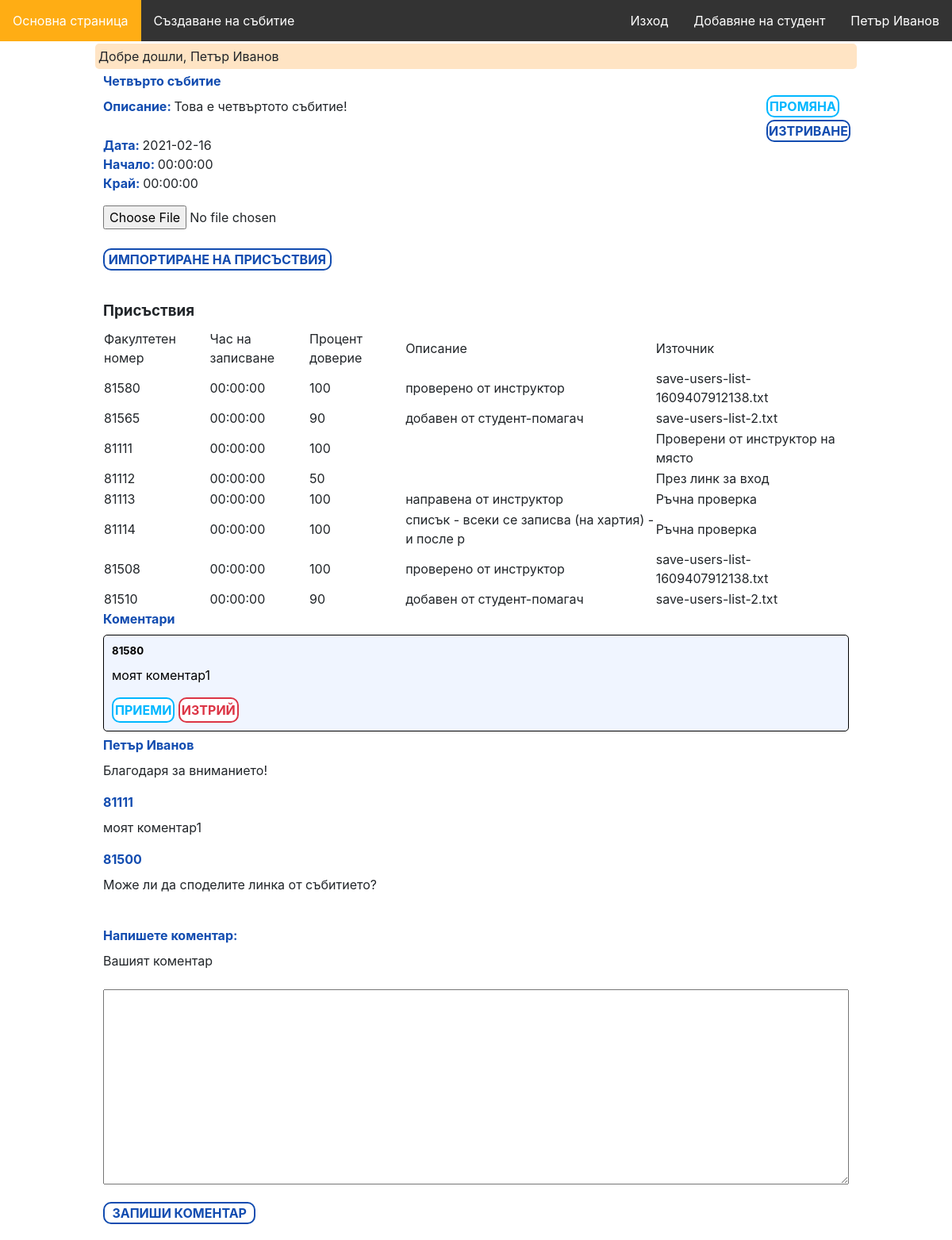
/event/7 (signed in), run on an earlier commit of the app's database.
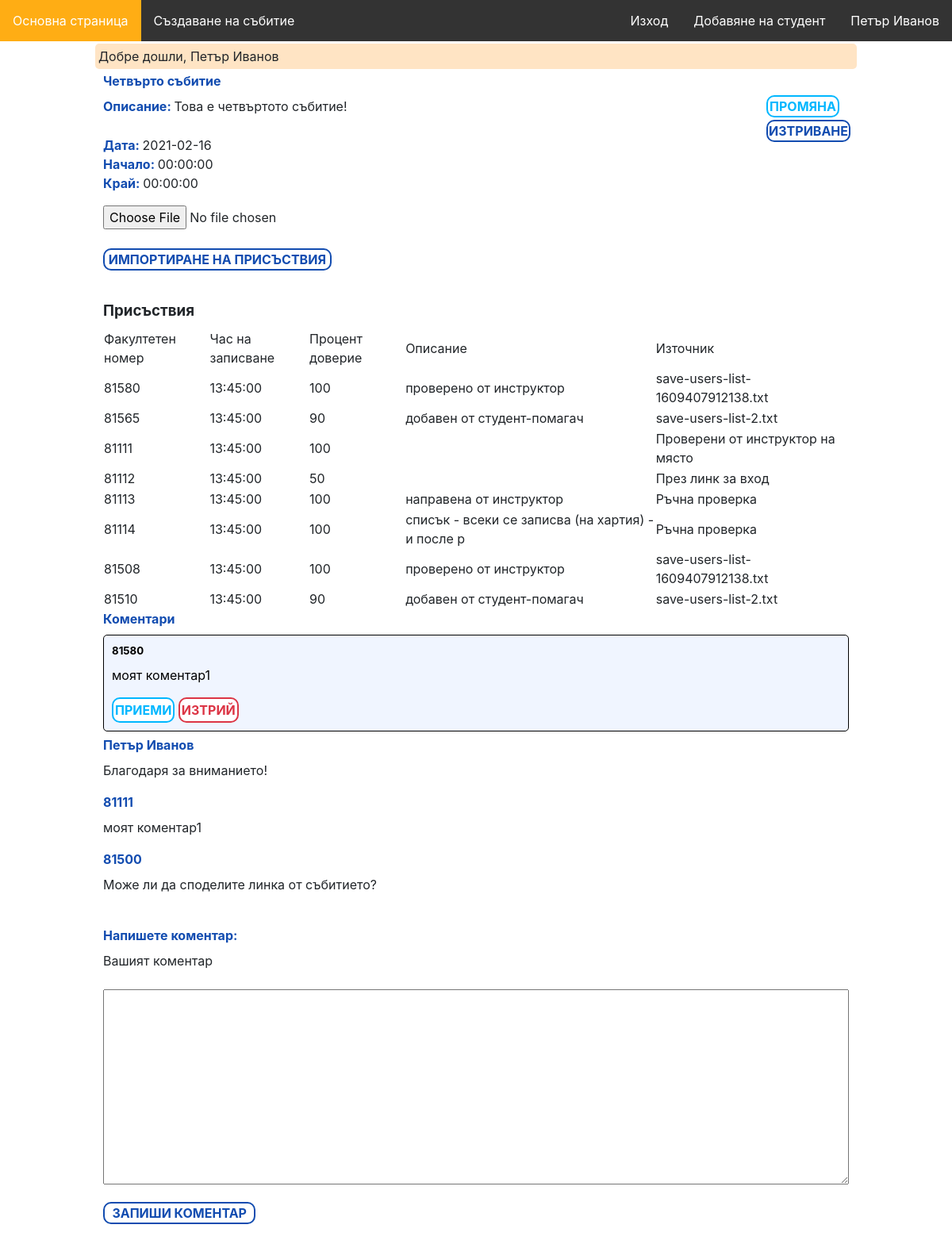
And on a later commit of the database.
### tables this page shows
CREATE TABLE `events` (
  `id` int(10) UNSIGNED NOT NULL,
  `name` varchar(50) NOT NULL,
  `description` text DEFAULT NULL,
  `date` date NOT NULL,
  `start` time DEFAULT NULL,
  `end` time DEFAULT NULL,
  `teacher_id` int(10) UNSIGNED NOT NULL
);

CREATE TABLE `attendance` (
  `id` int(10) UNSIGNED NOT NULL,
  `faculty_number` mediumint(8) UNSIGNED NOT NULL,
  `logged_at` time DEFAULT NULL,
  `event_id` int(10) UNSIGNED NOT NULL,
  `thrust` tinyint(3) UNSIGNED DEFAULT NULL,
  `check_description` varchar(50) DEFAULT NULL,
  `enroll_source` varchar(50) DEFAULT NULL
);

CREATE TABLE `comments` (
  `id` int(10) UNSIGNED NOT NULL,
  `content` text NOT NULL,
  `event_id` int(10) UNSIGNED NOT NULL,
  `is_visible` tinyint(4) DEFAULT NULL,
  `faculty_number` mediumint(8) UNSIGNED DEFAULT NULL,
  `pending` tinyint(1) DEFAULT NULL,
  `teacher_id` int(11) DEFAULT NULL
);

CREATE TABLE `teachers` (
  `id` int(10) UNSIGNED NOT NULL,
  `email` varchar(255) NOT NULL,
  `password` varchar(255) NOT NULL,
  `first_name` varchar(255) DEFAULT NULL,
  `last_name` varchar(255) DEFAULT NULL
);

### app/routes.php (called while the page is built, shortened)
<?php
$router = new Router();
$router->get('/login', 'AuthController@showLogin');
$router->post('/login', 'AuthController@login');
$router->get('/register', 'AuthController@showRegister');
$router->post('/enter-teacher', 'AuthController@register');
$router->get('/logout', 'AuthController@logout');
$router->get('/studentsLogin', 'AuthController@showStudentsLogin');
$router->post('/studentsLogin', 'AuthController@studentsLogin');
$router->get('/event/create', 'EventsController@create');
$router->post('/event', 'EventsController@store');
$router->get('/event/{id}', 'EventsController@show');

### core/bootstrap.php (called while the page is built, shortened)
<?php
require_once('autoloader.php');
require_once('helpers.php');
$config['database'] = require_once('../config/database.php');
$config['app'] = require_once('../config/app.php');
require_once('../app/routes.php');

### public/index.php (called while the page is built)
<?php
require_once './../core/bootstrap.php';

### core/Model.php (called while the page is built, shortened)
<?php
abstract class Model
{
    protected static $table;
    protected $attributes = [];
    public function __construct($attributes = [])
    {
        $this->attributes = $attributes;
    }
    public static function getById(int $id)
    {
        $stmt = Database::getConnection()->prepare(
            'SELECT * FROM ' . self::getTableName() . ' WHERE id = ?;'
        );
        $stmt->execute([$id]);
        $result = $stmt->fetch();
        if ($result !== false) {
            $model = new $modelClass();
            $model->attributes = $result;
            return $model;
        }
        return null;
    }
    public static function getMany($columns)
    {
        $sql = 'SELECT * FROM ' . self::getTableName();
        $sql .=  self::generateWhereSql($columns);
        $stmt = Database::getConnection()->prepare($sql);
        $stmt->execute($columns);
        $results = $stmt->fetchAll();
        if ($results !== false) {
            return array_map(function ($result) {
                $modelClass = get_called_class();
                $model = new $modelClass();
                $model->attributes = $result;
                return $model;
            }, $results);
        }
        return [];
    }
    protected static function generateWhereSql(array $columns)
    {
        $sql = ' WHERE ';
        $colLen = count($columns);
        $i = 0;
        foreach ($columns as $column => $value) {
            $sql .= "$column = :$column";
        }
        $sql .= ';';
        return $sql;
    }
    protected static function getTableName()
    {
        if (isset(get_called_class()::$table)) {
            return get_called_class()::$table;
        }
        throw new \Exception('Unknown table');
    }
    public function __get($name)
    {
        return array_key_exists($name, $this->attributes)
            ? $this->attributes[$name]
            : null;
    }
    public function __set($name, $value)
    {
        $this->attributes[$name] = $value;
    }
}

### core/autoloader.php (called while the page is built, shortened)
<?php
spl_autoload_register(function ($class) {
    $prefixes = [
        'App' => 'app',
        'Core' => 'core'
    ];
    foreach ($prefixes as $prefix => $dirname) {
        $base_dir = __DIR__ . "/../$dirname/";
        $len = mb_strlen($prefix);
        if (strncmp($prefix, $class, $len) !== 0) {
            continue;
        }
        $relative_class = substr($class, $len);
        $file = $base_dir . str_replace('\\', '/', $relative_class) . '.php';
        if (file_exists($file)) {
            break;
        }
    }
});

### config/database.php (called while the page is built)
<?php
return [
    'host' => 'localhost',
    'database' => 'web-technologies',
    'user' => 'root',
    'password' => '',
    'pdo' => [
        \PDO::ATTR_DEFAULT_FETCH_MODE => \PDO::FETCH_ASSOC,
        \PDO::ATTR_ERRMODE => \PDO::ERRMODE_EXCEPTION
    ]
];

### config/app.php (called while the page is built)
<?php
return [
    'url' => 'http://web-technologies.devv',
];

### core/Database.php (called while the page is built, shortened)
<?php
class Database
{
    private static $instance = null;
    private function __construct()
    {
        $db = config('database');
        $this->connection = new PDO(
            'mysql:host=' . $db['host'] . ';dbname=' . $db['database'],
            $db['user'],
            $db['password'],
            $db['pdo']
        );
        self::$instance = $this;
    }
    public static function getConnection()
    {
        if (self::$instance == null) {
            self::$instance = new self();
        }
        return self::$instance->connection;
    }
}

### app/Services/Auth.php (called while the page is built, shortened)
<?php
class Auth
{
    public static function checkTeacher()
    {
        return array_key_exists('teacherId', $_SESSION) && is_numeric($_SESSION['teacherId']) && !self::checkStudent();
    }
    public static function checkStudent()
    {
        return array_key_exists('fn', $_SESSION) && is_numeric($_SESSION['fn']) && !self::checkTeacher();
    }
}

### app/Views/events/show.php (the view, shortened to what the rows shown need)
<?php require_once(realpath(dirname(__FILE__) . '/../includes/header.php')); ?>
<link rel="stylesheet" href="/event_show.css">
<div class="container">
    <div>
        <h4><?= $data['event']->name ?></h4>
    </div>
    <div style="float:right;">
        <a href="/event/<?= $data['event']->id ?>/edit" class="btn btn-info">Промяна</a>
        <form style="margin-top: 5%;" action="/event/<?= $data['event']->id ?>" method="post">
            <input type="submit" class="btn btn-danger" value="Изтриване">
        </form>
    </div>
    <p>
        <strong>Описание: </strong> <?= $data['event']->description ?>
        <hr>
        <strong>Дата: </strong> <?= $data['event']->date ?><br>
        <strong>Начало: </strong> <?= $data['event']->start ?><br>
        <strong>Край: </strong> <?= $data['event']->end ?><br>
    </p>
    <?php if (App\Services\Auth::checkTeacher()) : ?>
        <form id="import" action="/event/<?= $data['event']->id ?>/import" method="post" enctype="multipart/form-data">
            <input type="file" name="attendance_file">
            <br />
            <br />
            <input id="importBtn" class="btn btn-info" type="submit" value="Импортиране на присъствия">
        </form>
    <?php endif; ?>
    <hr>
    <h3>Присъствия</h3>
    <?php if (count($data['attendances']) === 0) : ?>
        <h5>Няма импортирани присъствия</h5>
    <?php else : ?>
        <table>
            <thead>
                <tr>
                    <td>Факултетен номер</td>
                    <td>Час на записване</td>
                    <td>Процент доверие</td>
                    <td>Описание</td>
                    <td>Източник</td>
                </tr>
            </thead>
            <tbody>
                <?php foreach ($data['attendances'] as $attendance) : ?>
                    <tr>
                        <td><?= $attendance->faculty_number ?></td>
                        <td><?= $attendance->logged_at ?></td>
                        <td><?= $attendance->thrust ?></td>
                        <td><?= $attendance->check_description ?></td>
                        <td><?= $attendance->enroll_source ?></td>
                    </tr>
                <?php endforeach; ?>
            </tbody>
        </table>
    <?php endif; ?>
    <?php if (\App\Services\Auth::checkTeacher() && $data['event']->teacher_id == $_SESSION['teacherId']) : ?>
        <div id="pending_comments">
            <?php
            if (count($data['comments']) > 0) {
                echo '<h4>Коментари</h4>';
            }
            echo '<ul>';
            foreach ($data['comments'] as $comment) :
                if ($comment->pending) :
            ?>
                    <li class="list-item">
                        <div class="pendingComments">
                            <h5><?= $comment->faculty_number ?></h5>
                            <p><?= $comment->content ?></p>
                            <button form="accept-<?= $comment->id ?>" class="btn btn-info" type="submit">Приеми</button>
                            <button form="delete-<?= $comment->id ?>" class="btn btn-danger" type="submit">Изтрий</button>
                        </div>
                    </li>
            <?php
                endif;
            endforeach;
            echo '</ul>';
            ?>
        </div>
    <?php endif; ?>
    <div id="visible_comments">
        <?php
        $sql = "SELECT * FROM comments WHERE is_visible=1 AND event_id=:eventID";
        $preparedStmt = \Core\Database::getConnection()->prepare($sql);
        $preparedStmt->execute([
            "eventID" => $data['event']->id
        ]);
        $visibleComments = $preparedStmt->fetchAll();
        ?>
        <?php foreach ($visibleComments as $comment) : ?>
            <?php if ($comment['is_visible'] == true) : ?>
                <div class="visibleComments">
                    <?php if (isset($comment['faculty_number'])) : ?>
                        <h4><?= $comment['faculty_number'] ?></h4>
                    <?php elseif ($comment['teacher_id']) : ?>
                        <?php $sql = "SELECT first_name, last_name FROM teachers WHERE id=:teacherId";
                        $preparedStmt = \Core\Database::getConnection()->prepare($sql);
                        $preparedStmt->execute(["teacherId" => $comment['teacher_id']]);
                        $names = $preparedStmt->fetchAll();
                        ?>
                        <h4><?= $names[0]['first_name'] . ' ' . $names[0]['last_name'] ?></h4>
                    <?php endif; ?>
                    <p><?= $comment['content'] ?></p>
                </div>
            <?php endif; ?>
        <?php endforeach; ?>
    </div>
    <div id="commentsForm">
        <h4>Напишете коментар:</h4>
        <form action="/event/<?php echo $data['event']->id; ?>/comment" method="POST">
            <div>
                <label for="textContent">Вашият коментар</label>
                <textarea name="textContent" id="textContent" cols="30" rows="10" palceholder="Коментар..."></textarea>
            </div>
            <div>
                <input type="submit" value="Запиши коментар">
            </div>
        </form>
    </div>
</div>
<?php require_once(realpath(dirname(__FILE__) . '/../includes/footer.php')); ?>

What changed in the data, as far as the page shows it:
changed attendance (number 1 of 8 on the later page): logged_at "00:00:00" → "13:45:00"
changed attendance (number 2 of 8 on the later page): logged_at "00:00:00" → "13:45:00"
changed attendance "Проверени от инструктор на място": logged_at "00:00:00" → "13:45:00"
changed attendance "През линк за вход": logged_at "00:00:00" → "13:45:00"
changed attendance "направена от инструктор": logged_at "00:00:00" → "13:45:00"
changed attendance "списък - всеки се записва (на хартия) - и после р": logged_at "00:00:00" → "13:45:00"
changed attendance (number 7 of 8 on the later page): logged_at "00:00:00" → "13:45:00"
changed attendance (number 8 of 8 on the later page): logged_at "00:00:00" → "13:45:00"
